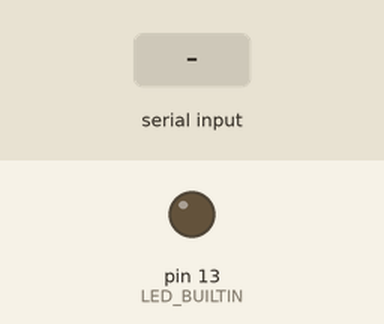
A sketch run on a simulated Arduino Uno, built with avr-gcc and run on an emulated ATmega328P. Parts: output pins drawn as LEDs (lit = HIGH). Dashed ring = blinking. The inputs (shaded band) are chosen by the test bench.

Above: at 1.2 s.
1.3 s: "90,45,200\n" received over Serial
At 1.42 s:
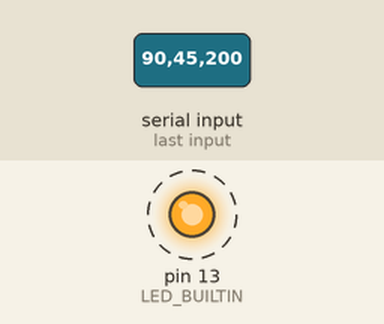
Timing chart, 0 to 10.3 s (numbered marks = the images above; inputs shaded):
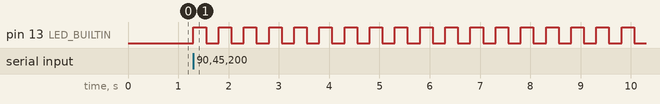

Measured:
- after the input at 1.3 s, pin 13 (LED_BUILTIN): alternates HIGH for 0.25 s and LOW for 0.25 s, starting at once

The sketch:

test_comm2.ino
```cpp
int x;

void setup() {
Serial.begin(115200);
Serial.setTimeout(1);
pinMode(LED_BUILTIN, OUTPUT);
}

void blink(float t){
  digitalWrite(LED_BUILTIN, HIGH);  // turn the LED on (HIGH is the voltage level)
  delay(t*500);                      // wait for a second
  digitalWrite(LED_BUILTIN, LOW);   // turn the LED off by making the voltage LOW
  delay(t*500);                      // wait for a second
}


void loop() {
  while(!Serial.available());
    x=Serial.readString().toInt();
    if(x<10){
    while(x<10){
      blink(1);
      x=Serial.readString().toInt();
      }
    }
    else if (10<=x<20){
      while(10<=x<20){
        blink(0.5);
        x=Serial.readString().toInt();
      }
    }
    else if (x>=20){
      while(x>=20){
        digitalWrite(LED_BUILTIN,HIGH);
        x=Serial.readString().toInt();
      }
    }


}
```
